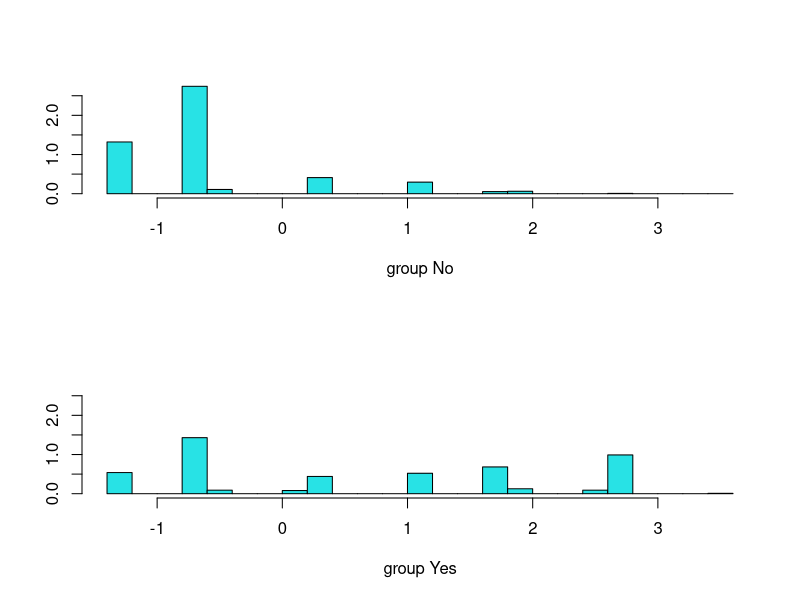

Recreate this plot in R.
## ---- chunk 1
library(e1071)
titan.df <- as.data.frame(Titanic)
#Creating data from table
repeating_sequence <- rep.int(seq_len(nrow(titan.df)), titan.df$Freq) #This will repeat each combination equal to the frequency of each combination
#Create the dataset by row repetition created
titan.dat <- titan.df[repeating_sequence,]
#We no longer need the frequency, drop the feature
titan.dat$Freq <- NULL
head(titan.dat)
dim(titan.dat)
## ---- chunk 2
train <- sample(nrow(titan.dat), nrow(titan.dat) * 0.8)
dat.train <- titan.dat[train, ]
dat.test <- titan.dat[-train, ]
## ---- chunk 3
nb.model <- naiveBayes(Survived ~., data = dat.train)
summary(nb.model)
nb.model$tables
## ---- chunk 4
nb.pred <- predict(nb.model, newdata = dat.test)
nb.pred
table(nb.pred, dat.test$Survived)
(59 + 19) / (286 + 59 + 19 + 77)
## ---- chunk 5
output <- dat.test
output$Survived <- nb.pred
head(output)
## ---- chunk 6
lr.model <- glm(Survived ~ ., data = dat.train, family = binomial)
lr.prob <- predict(lr.model, newdata = dat.test, type = 'response')
lr.pred <- ifelse(lr.prob > 0.5, 'Yes', 'No')
table(prediction = lr.pred, truth = dat.test$Survived)
## ---- chunk 7
library(MASS)
lda.model <- lda(Survived ~ ., data = dat.train)
plot(lda.model)
lda.pred <- predict(lda.model, newdata = dat.test)
table(prediction = lda.pred$class, truth = dat.test$Survived)
